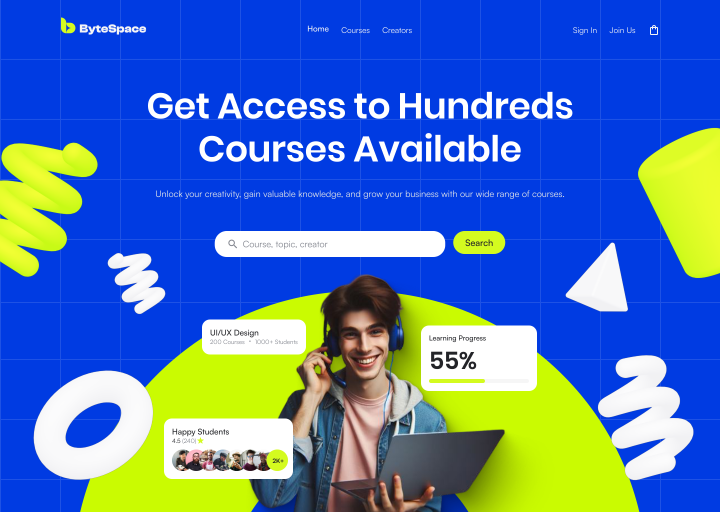
#> input picture design/screenshots/hero_crop_1440x1024.png, 1440 x 1024 px, found by its file name (shown at 1/2 size)
$ python detect_cards.py
#> lines starting #> are read from the running program, lines starting #| are printed output that depends on the picture; after the words box and inside, x2 and y2 are one past the last pixel; in counts of white or black regions, pixels touching at a corner belong together
from PIL import Image
import numpy as np

im = Image.open('design/screenshots/hero_crop_1440x1024.png').convert('RGB')
#> im is the input picture: PIL image 1440x1024 RGB; mean R, G, B 76.2, 118.2, 183
arr = np.array(im)

# Detect pure white or near white regions (the cards have white background #FFFFFF)
# Background of hero is blue #003BE2, lime circle is #CBFC01
# Cards are solid white rectangles with rounded corners

# Let's inspect rows around y=600 to 1000 and columns
# To find the exact white card rectangles:
white_mask = (arr[:, :, 0] > 245) & (arr[:, :, 1] > 245) & (arr[:, :, 2] > 245)
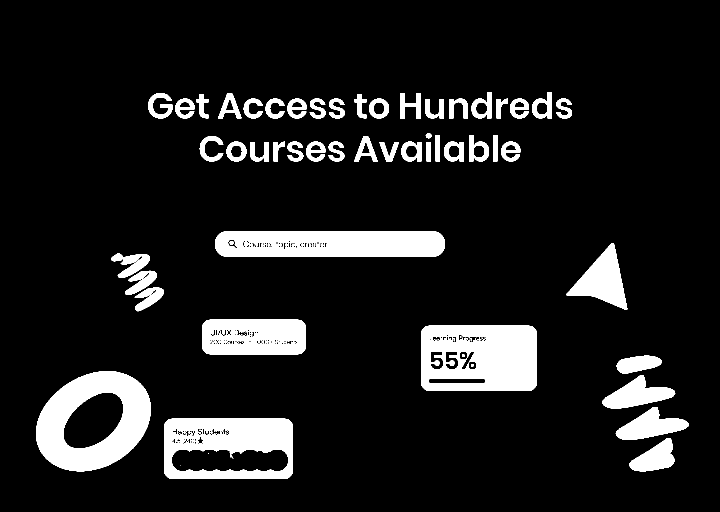
#> white_mask: shape (1024, 1440) bool (shown at 1/2 size); 11.2% white; 111 white regions (47 under 20 px), largest, box (x1, y1, x2, y2) and area: (842, 651, 1074, 782) 26696, (72, 742, 302, 943) 25800, (430, 462, 890, 514) 22238

# Find connected components of white pixels for the floating cards:
from scipy.ndimage import label, find_objects

labels, num_features = label(white_mask)
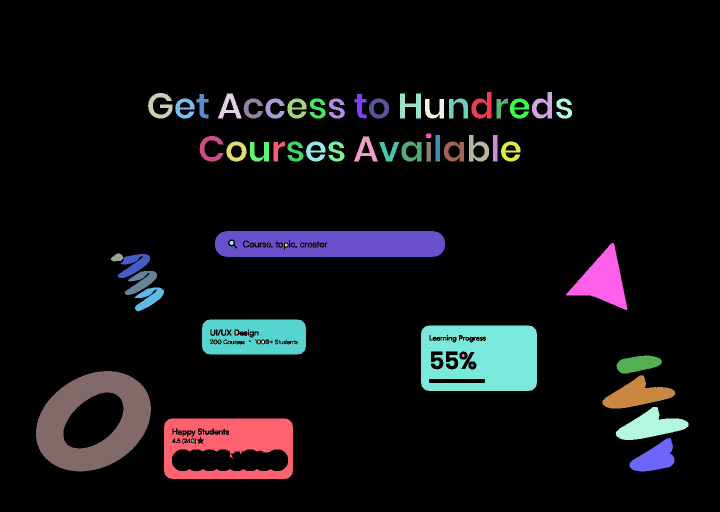
#> labels: shape (1024, 1440) int32 (shown at 1/2 size); 128 distinct labels, from 0 to 127; one colour per label, 0 black
#> num_features = 127
print(f"Total white connected components: {num_features}")
#| Total white connected components: 127

for i, slc in enumerate(find_objects(labels)):
    y_slice, x_slice = slc
    y0, y1 = y_slice.start, y_slice.stop
    x0, x1 = x_slice.start, x_slice.stop
    w = x1 - x0
    h = y1 - y0
    # Floating cards are in y > 500, w > 100
    if y0 > 500 and w > 80 and h > 40:
        print(f"Card candidate #{i}: left={x0}, top={y0}, right={x1}, bottom={y1}, width={w}, height={h}")
#> this loop made 127 passes
#> (y0, y1, x0, x1, w, h) on passes 1 to 12: (184, 237, 943, 983, 40, 53), (184, 237, 1064, 1104, 40, 53), (186, 237, 296, 345, 49, 51), (187, 237, 436, 483, 47, 50), (187, 237, 800, 842, 42, 50), (188, 237, 393, 417, 24, 49), (188, 237, 709, 733, 24, 49), (197, 237, 351, 389, 38, 40), (197, 237, 487, 526, 39, 40), (197, 237, 531, 569, 38, 40), (197, 237, 575, 613, 38, 40), (197, 237, 619, 651, 32, 40)
#| Card candidate #53: left=404, top=639, right=612, bottom=709, width=208, height=70
#| Card candidate #54: left=842, top=651, right=1074, bottom=782, width=232, height=131
#| Card candidate #103: left=72, top=742, right=302, bottom=943, width=230, height=201
#| Card candidate #104: left=1205, top=751, right=1351, bottom=817, width=146, height=66
#| Card candidate #105: left=1231, top=814, right=1377, bottom=880, width=146, height=66
#| Card candidate #106: left=328, top=837, right=586, bottom=958, width=258, height=121
#| Card candidate #117: left=1259, top=876, right=1349, bottom=943, width=90, height=67
